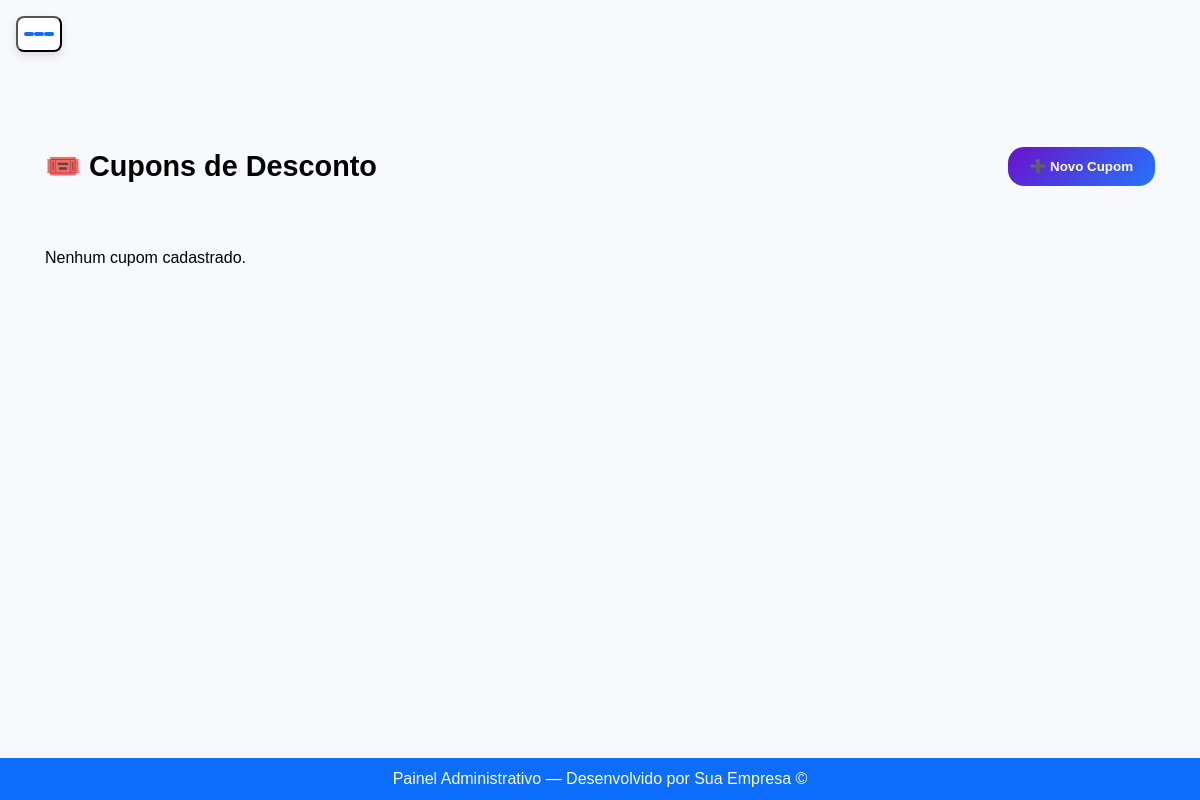
/adm/cupons/, run on an earlier commit of the app's database.
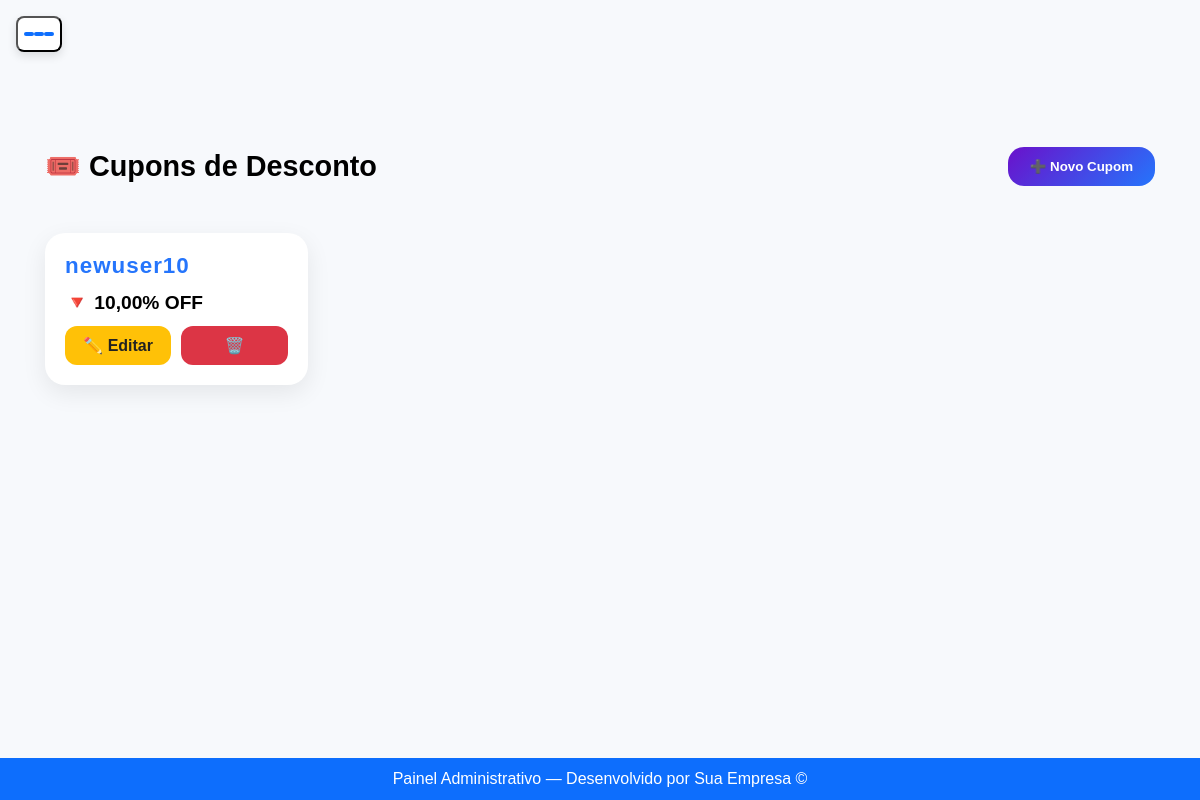
And on a later commit of the database.
### core/models.py (models this page shows, shortened)
class Prime(models.Model):
    ativo = models.BooleanField(default=True)
    criacao = models.DateTimeField(auto_now_add=True, null=True)
    atualizado = models.DateTimeField(auto_now=True, null=True)
    class Meta:
        abstract = True

class Cupom(Prime):
    codigo = models.CharField(max_length=12)
    desconto_percentual = models.DecimalField(decimal_places=2, max_digits=10)
    class Meta:
        verbose_name = "Cupom de Desconto"
        verbose_name_plural = "Cupons de Desconto"

### core/views.py (the view)
# urls.py: path("adm/cupons/", CupomListView.as_view(), name='cupons_admin'),
class CupomListView(ListView):
    model = Cupom
    template_name = "cupons/cupons_adm.html"
    context_object_name = "cupons"

### core/context_processors.py (called while the page is built, shortened)
def categorias_globais(request):
    return {
        "categorias_header": CategoriasBrinquedos.objects.all().order_by("nome_categoria")
    }

def estabelecimentos_globais(request):
    return {
        "estabelecimentos_globais": Estabelecimentos.objects.all()
    }

def manutencao_notificacao(request):
    if not request.user.is_authenticated:
        return {}

def carrinho_context(request):
    if not request.user.is_authenticated:
        return {
            'carrinho_total_itens': 0,
            'mostrar_float_carrinho': False
        }

### core/templates/cupons/cupons_adm.html (shortened to what this page needs)
{% extends "base_adm.html" %}
{% block content %}
<div class="cupons-container">
    <div class="cupons-header">
        <h1>🎟️ Cupons de Desconto</h1>
        <button class="btn-novo-cupom"
                onclick="abrirModal('{% url 'cupons_create' %}')">
            ➕ Novo Cupom
        </button>
    </div>
    <div class="grid-cupons">
        {% for cupom in cupons %}
        <div class="cupom-card">
            <div class="cupom-codigo">{{ cupom.codigo }}</div>
            <div class="cupom-desconto">
                🔻 {{ cupom.desconto_percentual }}% OFF
            </div>
            <div class="cupom-acoes">
                <a href="{% url 'cupons_update' cupom.id %}" class="btn-editar">
                    ✏️ Editar
                </a>
                <a href="{% url 'cupons_delete' cupom.id %}" class="btn-excluir">
                    🗑️
                </a>
            </div>
        </div>
        {% empty %}
            <p>Nenhum cupom cadastrado.</p>
        {% endfor %}
    </div>
</div>
{% endblock %}

What changed in the data, as far as the page shows it:
added Cupom: codigo "newuser10", desconto_percentual "10,00"
Also different on the page:
text no longer shown: "Nenhum cupom cadastrado."
